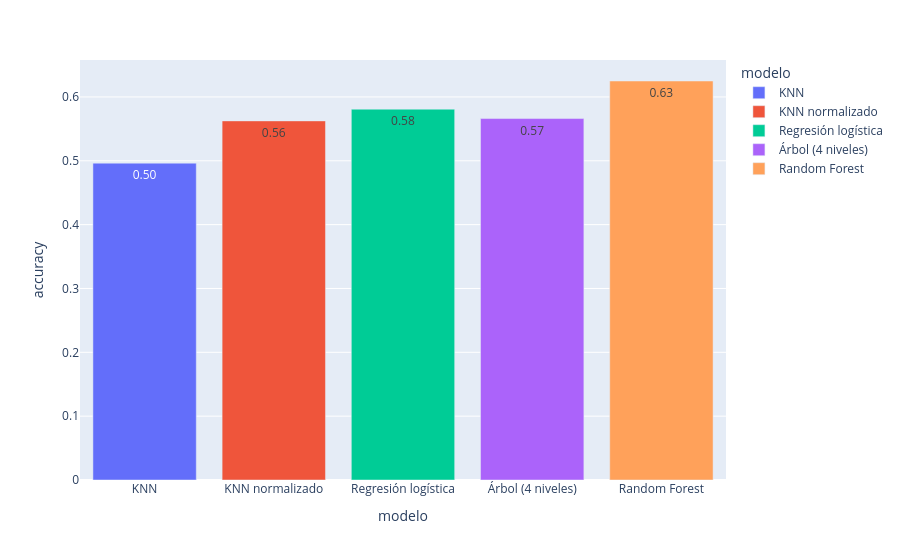

The code cell stored with this chart in its notebook:
### Code cell
resultados = pd.DataFrame({
    "modelo": ["KNN", "KNN normalizado", "Regresión logística", "Árbol (4 niveles)", "Random Forest"],
    "accuracy": [acc_knn, acc_knn_esc, acc_log, acc_arbol, acc_rf],
})

fig = px.bar(resultados, x="modelo", y="accuracy", color="modelo", text_auto=".2f")
fig.show()

### Figure 1 — Plotly figure (JSON) as saved in the notebook; plotly's stock layout.template omitted (floating-point values rounded to 4 significant figures)
{"data": [{"hovertemplate": "modelo=%{x}<br>accuracy=%{y}<extra></extra>", "legendgroup": "KNN", "marker": {"color": "#636efa", "pattern": {"shape": ""}}, "name": "KNN", "orientation": "v", "showlegend": true, "textposition": "auto", "texttemplate": "%{y:.2f}", "type": "bar", "x": ["KNN"], "xaxis": "x", "y": [0.4963], "yaxis": "y"}, {"hovertemplate": "modelo=%{x}<br>accuracy=%{y}<extra></extra>", "legendgroup": "KNN normalizado", "marker": {"color": "#EF553B", "pattern": {"shape": ""}}, "name": "KNN normalizado", "orientation": "v", "showlegend": true, "textposition": "auto", "texttemplate": "%{y:.2f}", "type": "bar", "x": ["KNN normalizado"], "xaxis": "x", "y": [0.5625], "yaxis": "y"}, {"hovertemplate": "modelo=%{x}<br>accuracy=%{y}<extra></extra>", "legendgroup": "Regresión logística", "marker": {"color": "#00cc96", "pattern": {"shape": ""}}, "name": "Regresión logística", "orientation": "v", "showlegend": true, "textposition": "auto", "texttemplate": "%{y:.2f}", "type": "bar", "x": ["Regresión logística"], "xaxis": "x", "y": [0.5809], "yaxis": "y"}, {"hovertemplate": "modelo=%{x}<br>accuracy=%{y}<extra></extra>", "legendgroup": "Árbol (4 niveles)", "marker": {"color": "#ab63fa", "pattern": {"shape": ""}}, "name": "Árbol (4 niveles)", "orientation": "v", "showlegend": true, "textposition": "auto", "texttemplate": "%{y:.2f}", "type": "bar", "x": ["Árbol (4 niveles)"], "xaxis": "x", "y": [0.5662], "yaxis": "y"}, {"hovertemplate": "modelo=%{x}<br>accuracy=%{y}<extra></extra>", "legendgroup": "Random Forest", "marker": {"color": "#FFA15A", "pattern": {"shape": ""}}, "name": "Random Forest", "orientation": "v", "showlegend": true, "textposition": "auto", "texttemplate": "%{y:.2f}", "type": "bar", "x": ["Random Forest"], "xaxis": "x", "y": [0.625], "yaxis": "y"}], "layout": {"barmode": "relative", "legend": {"title": {"text": "modelo"}, "tracegroupgap": 0}, "margin": {"t": 60}, "xaxis": {"anchor": "y", "categoryarray": ["KNN", "KNN normalizado", "Regresión logística", "Árbol (4 niveles)", "Random Forest"], "categoryorder": "array", "domain": [0, 1], "title": {"text": "modelo"}}, "yaxis": {"anchor": "x", "domain": [0, 1], "title": {"text": "accuracy"}}}}
